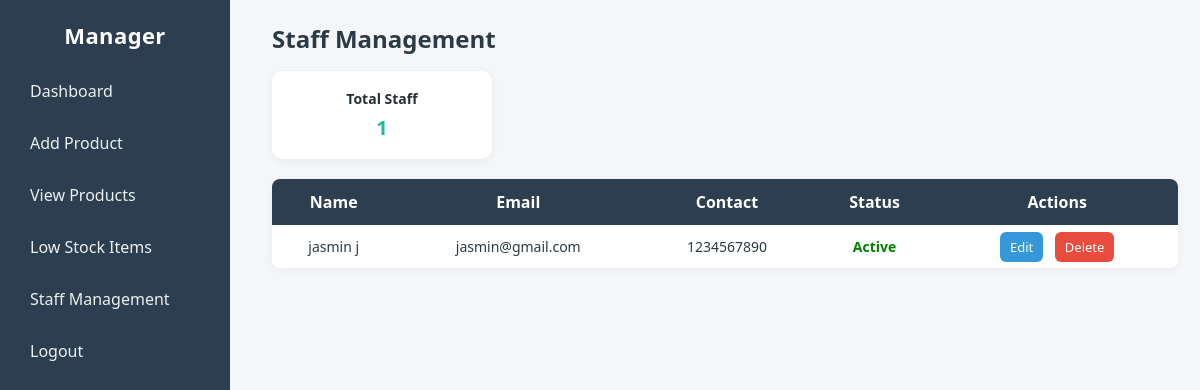
The page /staff_management/ on the database as committed earlier.
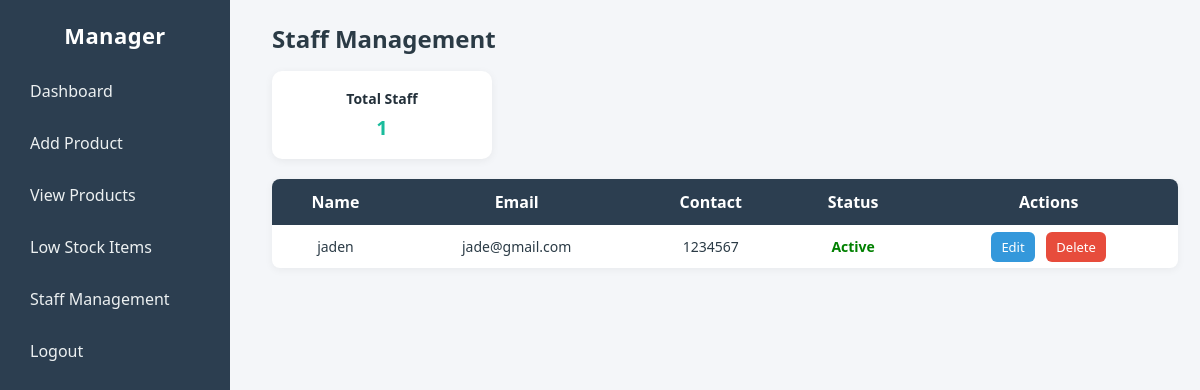
The same page on the database as committed later.
### Inventory_management/models.py (models this page shows, shortened)
class Staff(models.Model):
    profile = models.OneToOneField(Profile, on_delete=models.CASCADE, related_name="staff")
    full_name = models.CharField(max_length=100)
    dob = models.DateField()
    age = models.IntegerField()
    gender = models.CharField(
        max_length=10,
        choices=[
            ("Male", "Male"),
            ("Female", "Female"),
            ("Other", "Other")
        ]
    )
    phone = models.CharField(max_length=15)
    is_active = models.BooleanField(default=True)
    phone = models.CharField(max_length=15)
    address = models.TextField()
    department = models.CharField(max_length=100)
    job_title = models.CharField(max_length=100)
    start_date = models.DateField()

class Profile(models.Model):
    user = models.OneToOneField(User,on_delete=models.CASCADE)
    ROLE_CHOICES = (
        ('manager','Manager'),
        ('staff','Staff'),
        ('accountant','Accountant')
    )
    role = models.CharField(max_length=10,choices=ROLE_CHOICES,default='staff')
    profile_pic = models.ImageField(upload_to='profile_pics/',default='profile_pics/default.jpg')

### Inventory_management/views.py (the view)
# urls.py: path('staff_management/',views.staff_management,name = 'staff_management'),
def staff_management(request):
    staff_list = Staff.objects.all()
    staff_count = staff_list.count()
    context = {
        "staff_list": staff_list,
        "staff_count": staff_count,
    }
    return render(request,'admin/staff_management.html', context)

### Inventory_management/templates/admin/staff_management.html (shortened to what this page needs)
{% load static %}
<!DOCTYPE html>
<html lang="en">
<head>
    <link rel="stylesheet" href="{% static 'css/admin/staff_management.css' %}">
</head>
<body>
<div class="sidebar">
    <h2>Manager</h2>
    <a href="{% url 'admin_dashboard' %}">Dashboard</a>
    <a href="{% url 'add_products' %}">Add Product</a>
    <a href="{% url 'view_products' %}">View Products</a>
    <a href="{% url 'low_stock' %}">Low Stock Items</a>
    <a href="{% url 'staff_management' %}">Staff Management</a>
    <a href="{% url 'signin' %}">Logout</a>
</div>
<div class="main-content">
    <header>
        <h1>Staff Management</h1>
    </header>
    <div class="cards">
        <div class="card small">
            <h3>Total Staff</h3>
            <p>{{ staff_count }}</p>
        </div>
    </div>
    <div class="table-wrap">
        <table class="product-table">
            <thead>
                <tr>
                    <th>Name</th>
                    <th>Email</th>
                    <th>Contact</th>
                    <th>Status</th>
                    <th>Actions</th>
                </tr>
            </thead>
            <tbody>
                {% for staff in staff_list %}
                <tr>
                    <td>{{ staff.full_name }}</td>
                    <td>{{ staff.profile.user.email }}</td>
                    <td>{{ staff.phone }}</td>
                    <td>
                        {% if staff.is_active %}
                        <span style="color:green; font-weight:600;">Active</span>
                        {% else %}
                        <span style="color:red; font-weight:600;">Inactive</span>
                        {% endif %}
                    </td>
                    <td>
                        <a href="{% url 'staff_edit' staff.id %}" class="btn-table edit">Edit</a>
                        <a href="{% url 'delete_staff' staff.id %}" class="btn-table delete">Delete</a>
                    </td>
                </tr>
                {% empty %}
                <tr><td colspan="5">No staff accounts found.</td></tr>
                {% endfor %}
            </tbody>
        </table>
    </div>
</div>
</body>
</html>

Rows that differ between the two databases and show on the page:
removed Staff: full_name "jasmin j", profile.user.email "jasmin@gmail.com", phone "1234567890", is_active "Active"
added Staff: full_name "jaden", profile.user.email "jade@gmail.com", phone "1234567", is_active "Active"
